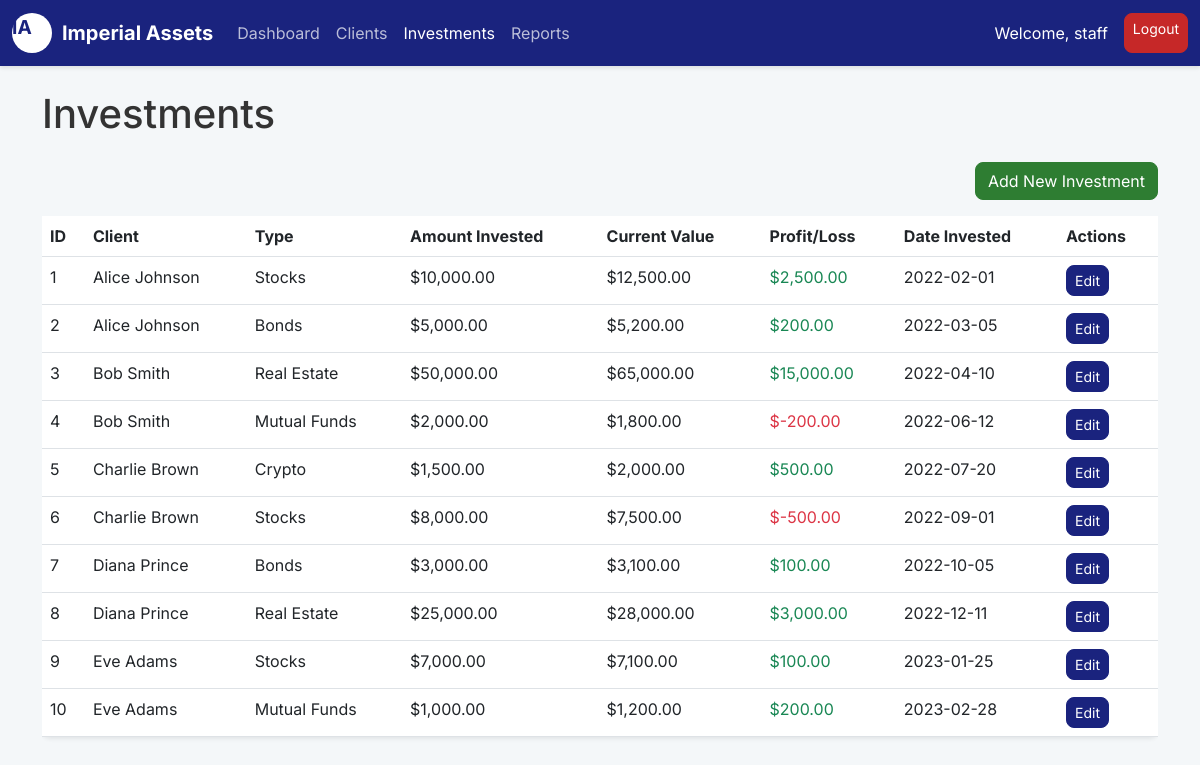
Page /html/investments.php (signed in) on the committed database.
### tables this page shows
CREATE TABLE `investments` (
  `investment_id` int(11) NOT NULL AUTO_INCREMENT,
  `client_id` int(11) NOT NULL,
  `investment_type` varchar(255) NOT NULL,
  `amount_invested` decimal(10,2) NOT NULL,
  `current_value` decimal(10,2) NOT NULL,
  `date_invested` date NOT NULL,
  PRIMARY KEY (`investment_id`),
  FOREIGN KEY (`client_id`) REFERENCES `clients`(`client_id`) ON DELETE CASCADE
);

CREATE TABLE `clients` (
  `client_id` int(11) NOT NULL AUTO_INCREMENT,
  `name` varchar(255) NOT NULL,
  `contact` varchar(20) DEFAULT NULL,
  `email` varchar(255) NOT NULL,
  `joined_date` date NOT NULL,
  PRIMARY KEY (`client_id`)
);

### html/investments.php (the view, shortened to what this page needs)
<!DOCTYPE html>
<html lang="en">
<head>
    <link href="https://cdn.jsdelivr.net/npm/bootstrap@5.3.0-alpha1/dist/css/bootstrap.min.css" rel="stylesheet">
    <link rel="stylesheet" href="../css/style.css">
</head>
<body>
    <nav class="navbar navbar-expand-lg navbar-dark sticky-top">
        <div class="container-fluid">
            <a class="navbar-brand d-flex align-items-center" href="#">
                <span class="logo-placeholder d-inline-block">IA</span>
                Imperial Assets
            </a>
            <div class="collapse navbar-collapse" id="navbarNav">
                <ul class="navbar-nav me-auto mb-2 mb-lg-0">
                    <li class="nav-item">
                        <a class="nav-link" href="dashboard.php">Dashboard</a>
                    </li>
                    <li class="nav-item">
                        <a class="nav-link" href="clients.php">Clients</a>
                    </li>
                    <li class="nav-item">
                        <a class="nav-link active" href="investments.php">Investments</a>
                    </li>
                    <li class="nav-item">
                        <a class="nav-link" href="reports.php">Reports</a>
                    </li>
                </ul>
                <div class="d-flex">
                    <span class="navbar-text me-3 text-white">Welcome, <?php echo $_SESSION['username']; ?></span>
                    <a class="btn btn-danger btn-sm" href="../php/logout.php">Logout</a>
                </div>
            </div>
        </div>
    </nav>
    <div class="container mt-4">
        <h1 class="mb-4">Investments</h1>
        <div class="d-flex justify-content-end mb-3">
            <button class="btn btn-success" data-bs-toggle="modal" data-bs-target="#investmentModal">Add New Investment</button>
        </div>
        <div class="table-responsive">
            <table class="table table-hover bg-white rounded-3 shadow-sm">
                <thead>
                    <tr>
                        <th>ID</th>
                        <th>Client</th>
                        <th>Type</th>
                        <th>Amount Invested</th>
                        <th>Current Value</th>
                        <th>Profit/Loss</th>
                        <th>Date Invested</th>
                        <th>Actions</th>
                    </tr>
                </thead>
                <tbody>
                    <?php
                    include '../php/db.php';
                    $sql = "SELECT i.*, c.name AS client_name FROM investments i JOIN clients c ON i.client_id = c.client_id";
                    $result = $conn->query($sql);
                    while ($row = $result->fetch_assoc()):
                    $profitLoss = $row['current_value'] - $row['amount_invested'];
                    ?>
                    <tr>
                        <td><?php echo $row['investment_id']; ?></td>
                        <td><?php echo $row['client_name']; ?></td>
                        <td><?php echo $row['investment_type']; ?></td>
                        <td>$<?php echo number_format($row['amount_invested'], 2); ?></td>
                        <td>$<?php echo number_format($row['current_value'], 2); ?></td>
                        <td class="<?php echo ($profitLoss >= 0) ? 'text-success' : 'text-danger'; ?>">
                            $<?php echo number_format($profitLoss, 2); ?>
                        </td>
                        <td><?php echo $row['date_invested']; ?></td>
                        <td>
                            <a href="#" class="btn btn-sm btn-primary me-2" data-bs-toggle="modal" data-bs-target="#investmentModal"
                                data-investment-id="<?php echo $row['investment_id']; ?>"
                                data-client-id="<?php echo $row['client_id']; ?>"
                                data-investment-type="<?php echo htmlspecialchars($row['investment_type']); ?>"
                                data-amount-invested="<?php echo $row['amount_invested']; ?>"
                                data-current-value="<?php echo $row['current_value']; ?>">Edit</a>
                        </td>
                    </tr>
                    <?php endwhile; $conn->close(); ?>
                </tbody>
            </table>
        </div>
    </div>
</body>
</html>

### css/style.css (style rules this page uses)
body { font-family: 'Inter', sans-serif; background-color: #f4f7f9; color: #333; }
.navbar { background-color: #1a237e; box-shadow: 0 2px 4px rgba(0,0,0,.1); }
.navbar-brand { color: #ffffff !important; font-weight: 700; }
.nav-link { color: rgba(255, 255, 255, 0.7) !important; transition: color 0.3s ease; }
.nav-link:hover, .nav-link.active { color: #ffffff !important; }
.btn-primary { background-color: #1a237e; border-color: #1a237e; border-radius: 8px; transition: background-color 0.3s ease; }
.btn-success { background-color: #2e7d32; border-color: #2e7d32; border-radius: 8px; }
.btn-danger { background-color: #c62828; border-color: #c62828; border-radius: 8px; }
.logo-placeholder { width: 40px; height: 40px; background-color: #ffffff; border-radius: 50%; display: flex; align-items: center; justify-content: center; color: #1a237e; font-weight: bold; font-size: 1.2rem; margin-right: 10px; }

### rows in the picture
investments: investment_id "1", client.name "Alice Johnson", investment_type "Stocks", amount_invested "10,000.00", current_value "12,500.00", profitLoss "2,500.00", date_invested "2022-02-01"
investments: investment_id "2", client.name "Alice Johnson", investment_type "Bonds", amount_invested "5,000.00", current_value "5,200.00", profitLoss "200.00", date_invested "2022-03-05"
investments: investment_id "3", client.name "Bob Smith", investment_type "Real Estate", amount_invested "50,000.00", current_value "65,000.00", profitLoss "15,000.00", date_invested "2022-04-10"
investments: investment_id "4", client.name "Bob Smith", investment_type "Mutual Funds", amount_invested "2,000.00", current_value "1,800.00", profitLoss "-200.00", date_invested "2022-06-12"
investments: investment_id "5", client.name "Charlie Brown", investment_type "Crypto", amount_invested "1,500.00", current_value "2,000.00", profitLoss "500.00", date_invested "2022-07-20"
investments: investment_id "6", client.name "Charlie Brown", investment_type "Stocks", amount_invested "8,000.00", current_value "7,500.00", profitLoss "-500.00", date_invested "2022-09-01"
investments: investment_id "7", client.name "Diana Prince", investment_type "Bonds", amount_invested "3,000.00", current_value "3,100.00", profitLoss "100.00", date_invested "2022-10-05"
investments: investment_id "8", client.name "Diana Prince", investment_type "Real Estate", amount_invested "25,000.00", current_value "28,000.00", profitLoss "3,000.00", date_invested "2022-12-11"
investments: investment_id "9", client.name "Eve Adams", investment_type "Stocks", amount_invested "7,000.00", current_value "7,100.00", profitLoss "100.00", date_invested "2023-01-25"
investments: investment_id "10", client.name "Eve Adams", investment_type "Mutual Funds", amount_invested "1,000.00", current_value "1,200.00", profitLoss "200.00", date_invested "2023-02-28"

### other values in the picture
$_SESSION['username'] "staff"
